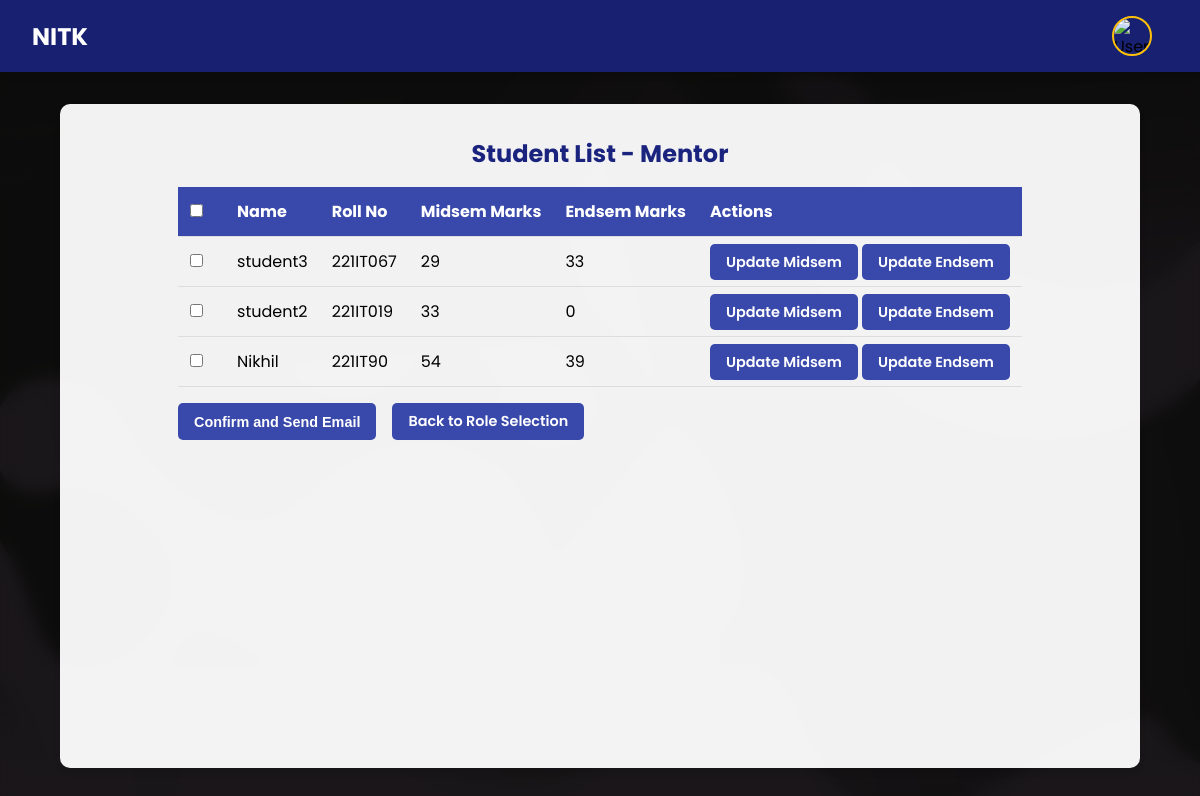
Page /student-list/mentor/ (signed in) on the committed database.
### mainapp/models.py (models this page shows, shortened)
class Student(models.Model):
    ROLE_CHOICES = [
        ('mentor', 'Mentor'),
        ('examiner', 'Examiner'),
    ]
    role = models.CharField(max_length=10, choices=ROLE_CHOICES, default='mentor')
    name = models.CharField(max_length=100, null=True)
    roll_number = models.CharField(max_length=20, unique=True)
    email = models.EmailField(null=True)
    project_title = models.CharField(max_length=255, default='N/A')
    presentation_date = models.DateField(null=True)
    presentation_from_time = models.CharField(max_length=100, default='N/A')
    presentation_to_time = models.CharField(max_length=100, default='N/A')
    professor = models.ForeignKey(User, on_delete=models.CASCADE, related_name='mentored_students')
    examiners = models.ManyToManyField(User, related_name='examined_students', through='ExaminerAssignment')
    submission_status = models.CharField(
        max_length=10,
        choices=[('green', 'Submitted'), ('red', 'Not Submitted')],
        default='red'
    )
    submission_endstatus = models.CharField(
        max_length=10,
        choices=[('green', 'Submitted'), ('red', 'Not Submitted')],
        default='red'
    )
    midsem_marks = models.IntegerField(default=0)
    total_midsem_marks = models.IntegerField(default=0)
    endsem_marks = models.IntegerField(default=0)
    total_endsem_marks = models.IntegerField(default=0)
    password = models.CharField(max_length=128, default='nopw123@')
    professor_marks = models.IntegerField(default=0)
    professor_endmarks = models.IntegerField(default=0)
    @property
    def total_marks(self):
        return (self.total_midsem_marks)*0.4 + (self.total_endsem_marks)*0.6

### mainapp/views.py (the view, shortened to what this page needs)
# urls.py: path('student-list/<str:role>/', views.student_list_view, name='student_list'),
@login_required
def student_list_view(request, role):
    user = request.user
    if role == 'mentor':
        students = Student.objects.filter(professor=user)
    elif role == 'examiner':
        examiner_assignments = ExaminerAssignment.objects.filter(examiner=user)
        students = Student.objects.filter(examinerassignment__in=examiner_assignments).exclude(professor=user)
    for student in students:
        if role == 'mentor':
            student.current_user_midsem_marks = student.professor_marks
            student.current_user_endsem_marks = student.professor_endmarks
    context = {
        'students': students,
        'role': role,
    }
    return render(request, 'authentication/student_list.html', context)

### templates/authentication/student_list.html (shortened to what this page needs)
{% load static %}
<!DOCTYPE html>
<html lang="en">
<head>
</head>
<body>
    <nav>
        <a href="#" class="logo">NITK</a>
        <div class="user-profile">
            <img src="{% static 'user-avatar.jpg' %}" alt="User Avatar" class="user-avatar" id="avatar-img">
        </div>
    </nav>
    <div class="container">
        <h2>Student List - {{ role|title }}</h2>
        <form method="POST" action="{% url 'send_marks_email' role=role %}">
            <table>
                <thead>
                    <tr>
                        <th><input type="checkbox" id="select-all"></th>
                        <th>Name</th>
                        <th>Roll No</th>
                        <th>Midsem Marks</th>
                        <th>Endsem Marks</th>
                        <th>Actions</th>
                    </tr>
                </thead>
                <tbody>
                    {% for student in students %}
                    <tr class="toggle-details">
                        <td><input type="checkbox" name="student_ids" value="{{ student.id }}" class="checkbox"></td>
                        <td>{{ student.name }}</td>
                        <td>{{ student.roll_number }}</td>
                        <td>{{ student.current_user_midsem_marks }}</td>
                        <td>{{ student.current_user_endsem_marks }}</td>
                        <td>
                            <a href="{% url 'update_midsem_marks' student.id %}" class="btn">Update Midsem</a>
                            <a href="{% url 'update_endsem_marks' student.id %}" class="btn">Update Endsem</a>
                        </td>
                    </tr>
                    {% endfor %}
                </tbody>
            </table>
            <div class="button-container">
                <button type="submit" class="btn">Confirm and Send Email</button>
                <a href="{% url 'role_selection' %}" class="btn">Back to Role Selection</a>
            </div>
        </form>
    </div>
</body>
</html>

### rows in the picture
Student: name "student3", roll_number "221IT067", current_user_midsem_marks "29", current_user_endsem_marks "33"
Student: name "student2", roll_number "221IT019", current_user_midsem_marks "33", current_user_endsem_marks "0"
Student: name "Nikhil", roll_number "221IT90", current_user_midsem_marks "54", current_user_endsem_marks "39"

### other values in the picture
{{ role|title }} "Mentor"
